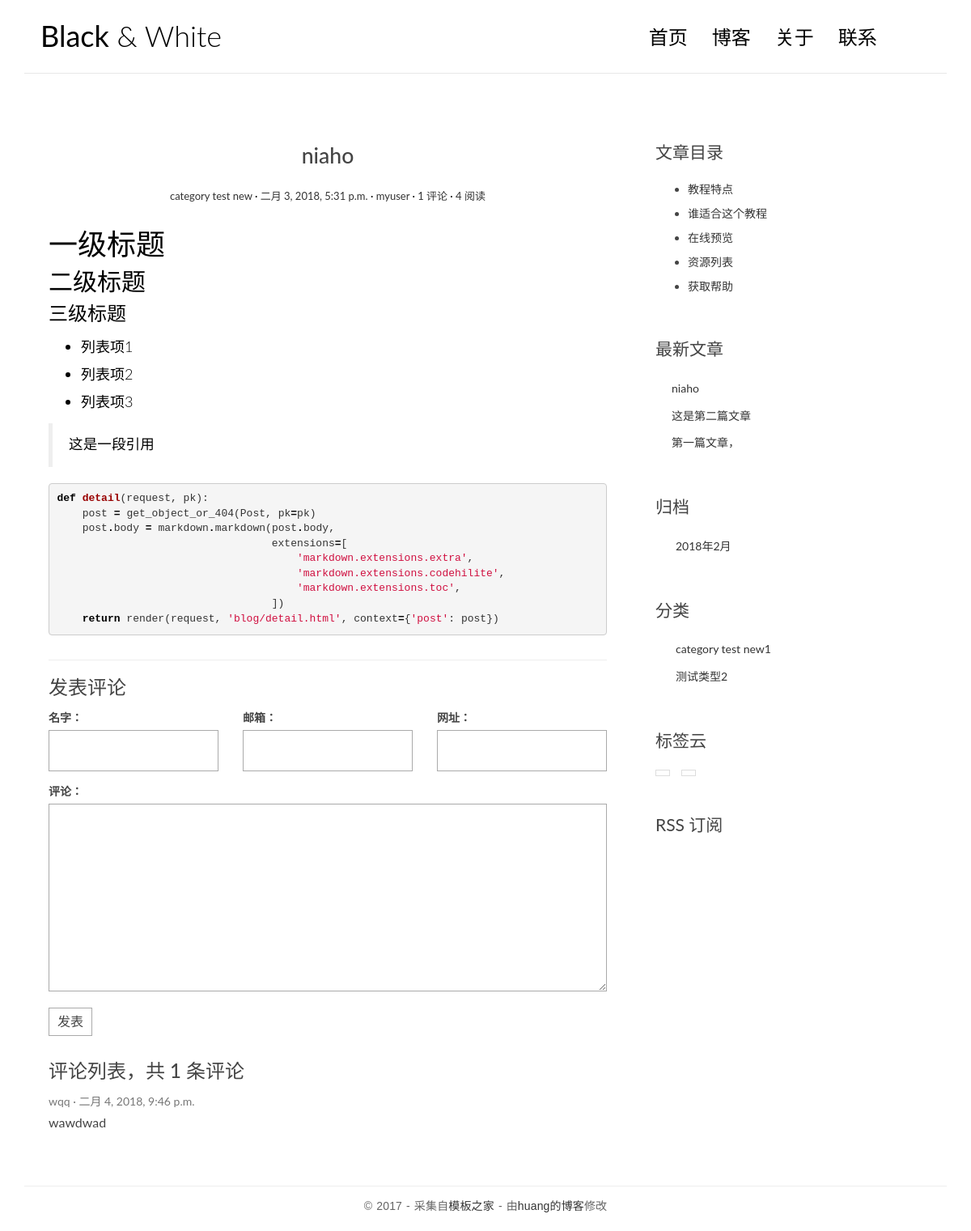
Screenshot of /blog/post/4/ with the database file from the repository.
### blog/models.py (models this page shows, shortened)
class Post(models.Model):
    title=models.CharField(max_length=70, verbose_name=u'文章标题')
    body=models.TextField(verbose_name=u'文章正文')
    created_time=models.DateTimeField(default=datetime.now, verbose_name=u'创建时间')
    modified_time=models.DateTimeField(default=datetime.now, verbose_name=u'最后修改时间')
    excerpt=models.CharField(max_length=200,blank=True, verbose_name=u'最后修改时间')
    category=models.ForeignKey(Category, on_delete=models.CASCADE, verbose_name=u'分类')
    tags=models.ManyToManyField(Tag,blank=True)
    author=models.ForeignKey(User, on_delete=models.CASCADE, verbose_name=u'用户')
    click_number=models.IntegerField(default=0, verbose_name=u'点击数')
    class Meta:
        ordering = ['-created_time']
        verbose_name = u'文章'
        verbose_name_plural = verbose_name

class Category(models.Model):
    name=models.CharField(max_length=100)

class Tag(models.Model):
    name=models.CharField(max_length=100)

### comments/models.py (models this page shows, shortened)
class Comment(models.Model):
    name=models.CharField(max_length=100, verbose_name=u'题目')
    email=models.EmailField(max_length=255, verbose_name=u'留言邮箱')
    url=models.URLField(blank=True)
    text = models.TextField(verbose_name=u'留言内容')
    created_time=models.DateTimeField(auto_now_add=True,)
    post = models.ForeignKey('blog.Post', on_delete=models.CASCADE, verbose_name=u'文章')

### blog/views.py (the view)
# urls.py: re_path('post/(?P<pk>[0-9]+)/', DetailView.as_view(),name='detail'),
class DetailView(View):
    def get(self, request, pk):
        active = Post.objects.get(pk=pk)
        active.click_number+=1
        active.save()
        active.body = markdown.markdown(active.body,
                                  extensions=[
                                      'markdown.extensions.extra',
                                      'markdown.extensions.codehilite',
                                      'markdown.extensions.toc',
                                  ])
        form = CommentForm()
        comment_list=active.comment_set.all()
        return render(request, 'detail.html', {
            'post': active,
            'form': form,
            'comment_list': comment_list,
        })

### comments/forms.py
class CommentForm(forms.ModelForm):
    class Meta:
        model =Comment
        fields=['name', 'email', 'url', 'text']

### blog/templatetags/blog_tags.py (called while the page is built)
@register.simple_tag
def get_recent_posts(num=5):
    return Post.objects.all().order_by('-created_time')[:num]

@register.simple_tag
def archives():
    return Post.objects.dates('created_time', 'month', order='DESC')

@register.simple_tag
def get_categories():
    return Category.objects.all()

@register.simple_tag
def get_alltags():
    return Tag.objects.all()

### templates/detail.html (shortened to what this page needs)
{% extends 'base.html' %}
{% load staticfiles %}
              {% block main %}
                <article class="post post-{{ post.pk }}">
                    <header class="entry-header">
                        <h1 class="entry-title">{{ post.title }}</h1>
                        <div class="entry-meta">
                            <span class="post-category"><a href="{% url 'blog:category' post.category.pk %}">{{ post.category.name }}</a></span>
                            <span class="post-date"><a href="#"><time class="entry-date"
                                                                      datetime="{{ post.created_time }}">{{ post.created_time }}</time></a></span>
                            <span class="post-author"><a href="#">{{ post.author }}</a></span>
                            <span class="comments-link"><a href="#">{{ post.comment_set.count }} 评论</a></span>
                            <span class="views-count"><a href="#">{{ post.click_number }} 阅读</a></span>
                        </div>
                    </header>
                    <div class="entry-content clearfix">
                        {{ post.body|safe }}
                    </div>
                </article>
                <section class="comment-area" id="comment-area">
                    <hr>
                    <h3>发表评论</h3>
                    <form action="{% url 'comments:post_comment' post.pk %}" method="post" class="comment-form">
                        <div class="row">
                            <div class="col-md-4">
                                <label for="{{ form.name.id_for_label }}">名字：</label>
                                {{ form.name }}
                            </div>
                            <div class="col-md-4">
                                <label for="{{ form.email.id_for_label }}">邮箱：</label>
                                {{ form.email }}
                            </div>
                            <div class="col-md-4">
                                <label for="{{ form.url.id_for_label }}">网址：</label>
                                {{ form.url }}
                            </div>
                            <div class="col-md-12">
                                <label for="{{ form.text.id_for_label }}">评论：</label>
                                {{ form.text }}
                                <button type="submit" class="comment-btn">发表</button>
                            </div>
                        </div>
                    </form>
                    <div class="comment-list-panel">
                        <h3>评论列表，共 <span>{{ post.comment_set.count }}</span> 条评论</h3>
                        <ul class="comment-list list-unstyled">
                            {% for comment in comment_list %}
                            <li class="comment-item">
                                 <span class="nickname">{{ comment.name }}</span>
                                 <time class="submit-date">{{ comment.created_time }}</time>
                                 <div class="text">
                                    {{ comment.text }}
                                 </div>
                            </li>
                            {% empty %}
                            暂无评论
                            {% endfor %}
                        </ul>
                    </div>
                </section>
              {% endblock main %}
              {% block toc %}
                <div class="widget widget-content">
                    <h3 class="widget-title">文章目录</h3>
                    <ul>
                        <li>
                            <a href="#">教程特点</a>
                        </li>
                        <li>
                            <a href="#">谁适合这个教程</a>
                        </li>
                        <li>
                            <a href="#">在线预览</a>
                        </li>
                        <li>
                            <a href="#">资源列表</a>
                        </li>
                        <li>
                            <a href="#">获取帮助</a>
                        </li>
                    </ul>
                </div>
              {% endblock toc %}

### templates/base.html (shortened to what this page needs)
{%load staticfiles %}
{% load blog_tags %}
<!DOCTYPE html>
<html>
<head>
    <link rel="stylesheet" href="http://code.ionicframework.com/ionicons/2.0.1/css/ionicons.min.css">
    <link rel="stylesheet" href="{% static 'css/bootstrap.min.css' %}">
    <link rel="stylesheet" href="{% static 'css/pace.css' %}">
    <link rel="stylesheet" href="{% static 'css/custom.css' %}">
    <link rel="stylesheet" href="{% static 'css/highlights/github.css' %}">
</head>
<body>
<div class="container">
    <header id="site-header">
        <div class="row">
            <div class="col-md-4 col-sm-5 col-xs-8">
                <div class="logo">
                    <h1><a href="{% url 'index' %}"><b>Black</b> &amp; White</a></h1>
                </div>
            </div>
            <div class="col-md-8 col-sm-7 col-xs-4">
                <nav class="main-nav" role="navigation">
                    <div class="collapse navbar-collapse" id="bs-example-navbar-collapse-1">
                        <ul class="nav navbar-nav navbar-right">
                            <li class="cl-effect-11"><a href="{% url 'index' %}" data-hover="首页">首页</a></li>
                            <li class="cl-effect-11"><a href="{% url 'index' %}" data-hover="博客">博客</a></li>
                            <li class="cl-effect-11"><a href="{% url 'blog:about' %}" data-hover="关于">关于</a></li>
                            <li class="cl-effect-11"><a href="{% url 'blog:connect' %}" data-hover="联系">联系</a></li>
                        </ul>
                    </div>
                </nav>
            </div>
        </div>
    </header>
</div>
<div class="content-body">
    <div class="container">
        <div class="row">
            <main class="col-md-8">
                {% block main %}
                {% endblock main %}
            </main>
            <aside class="col-md-4">
              {% block toc %}
              {% endblock toc %}
                <div class="widget widget-recent-posts">
                    <h3 class="widget-title">最新文章</h3>
                    {% get_recent_posts as recent_post_list %}
                    <ul>
                        {% for post in recent_post_list %}
                        <li>
                            <a href="{% url 'blog:detail' post.pk %}">{{ post.title }}</a>
                        </li>
                        <li>
                        {% empty %}
                        暂无文章!
                        {% endfor %}
                    </ul>
                </div>
                <div class="widget widget-archives">
                    <h3 class="widget-title">归档</h3>
                    {% archives as date_list %}
                    <ul>
                        {% for date in date_list %}
                        <li>
                            <a href="{% url 'blog:archives' date.year date.month %}">
                               {{ date.year }}年{{ date.month }}月
                            </a>
                        </li>
                        {% empty %}
                        暂无归档！
                        {% endfor %}
                    </ul>
                </div>
                <div class="widget widget-category">
                    <h3 class="widget-title">分类</h3>
                    {% get_categories as category_list %}
                    <ul>
                        {% for category in category_list %}
                        <li>
                            <a href="{% url 'blog:category' category.pk %}">{{ category.name }}<span class="post-count">{{ category.post_set.count }}</span></a>
                        </li>
                        {% empty %}
                        暂无分类！
                        {% endfor %}
                    </ul>
                </div>
                <div class="widget widget-tag-cloud">
                    <h3 class="widget-title">标签云</h3>
                    {% get_alltags as tag_list %}
                    <ul>
                        {% for tag in tag_list %}
                        <li>
                        </li>
                        {% empty %}
                        暂无标签!
                        {% endfor %}
                    </ul>
                </div>
                <div class="rss">
                    <a href=""> RSS 订阅</a>
                </div>
            </aside>
        </div>
    </div>
</div>
<footer id="site-footer">
    <div class="container">
        <div class="row">
            <div class="col-md-12">
                <p class="copyright">&copy 2017 - 采集自<a href="http://www.cssmoban.com/"
                                                        target="_blank" title="模板之家">模板之家</a>
                    - 由<a href="http://blog.ihave20sp.xyz/" title="网页模板" target="_blank">huang的博客</a>修改
                </p>
            </div>
        </div>
    </div>
</footer>
</body>
</html>

### static/css/custom.css (style rules this page uses)
* { outline: none; }
h1, h2, h3, h4, h5, h6 { margin-top: 0; }
b { font-weight: 400; }
a { color: #333; }
body { color: #444; font-family: 'Lato', sans-serif; }
p { font-family: 'Ubuntu', sans-serif; font-weight: 400; word-spacing: 1px; letter-spacing: 0.01em; }
#site-header { background-color: #FFF; padding: 25px 20px; margin-bottom: 40px; border-bottom: 1px solid #e7e7e7; }
.logo h1 a { color: #000; }
.logo h1 { margin: 0; font-family: 'Lato', sans-serif; font-weight: 300; }
.main-nav { margin-top: 11px; max-width: 95%; }
.main-nav a { color: #000000 !important; padding: 0 0 5px 0 !important; margin-right: 30px; font-family: 'Lato', sans-serif; font-weight: 300; font-size: 24px; }
.cl-effect-11 a { padding: 10px 0; color: #0972b4; text-shadow: none; }
.cl-effect-11 a::before { position: absolute; top: 0; left: 0; overflow: hidden; padding: 0 0 5px 0 !important; max-width: 0; border-bottom: 1px solid #000; color: #000; content: attr(data-hover); white-space: nowrap; -webkit-transition: max-width 0.5s; -moz-transition: max-width 0.5s; transition: max-width 0.5s; }
.content-body { padding-bottom: 4em; }
.post { background: #fff; padding: 30px 30px 0; }
.entry-title { text-align: center; font-size: 1.9em; margin-bottom: 20px; line-height: 1.6; padding: 10px 20px 0; }
.entry-meta { text-align: center; color: #DDDDDD; font-size: 13px; margin-bottom: 30px; }
.entry-content { font-size: 18px; line-height: 1.9; font-weight: 300; color: #000; }
.post-category::after, .post-date::after, .post-author::after, .comments-link::after { content: ' ·'; color: #000; }
.widget { background: #fff; padding: 30px 0 0; }
.widget-title { font-size: 1.5em; margin-bottom: 20px; line-height: 1.6; padding: 10px 0 0; font-weight: 400; }
.widget-recent-posts ul { padding: 0; margin: 0; padding-left: 20px; }
.widget-recent-posts ul li { list-style-type: none; position: relative; line-height: 170%; margin-bottom: 10px; }
.widget-recent-posts ul li::before { content: '\f3d3'; font-family: "Ionicons"; position: absolute; left: -17px; top: 3px; font-size: 16px; color: #000; }
.widget-archives ul { padding: 0; margin: 0; padding-left: 25px; }
.widget-archives ul li { list-style-type: none; position: relative; line-height: 170%; margin-bottom: 10px; }
.widget-archives ul li::before { content: '\f3f3'; font-family: "Ionicons"; position: absolute; left: -25px; top: 1px; font-size: 16px; color: #000; }
.widget-category ul { padding: 0; margin: 0; padding-left: 25px; }
.widget-category ul li { list-style-type: none; position: relative; line-height: 170%; margin-bottom: 10px; }
.widget-category ul li::before { content: '\f3fe'; font-family: "Ionicons"; position: absolute; left: -25px; top: 1px; font-size: 18px; color: #000; }
.widget-tag-cloud ul { padding: 0; margin: 0; margin-right: -10px; }
.widget-tag-cloud ul li { list-style-type: none; font-size: 13px; display: inline-block; margin-right: 10px; margin-bottom: 10px; padding: 3px 8px; border: 1px solid #ddd; }
.widget-content ul li { margin-bottom: 10px; }
.rss { font-size: 21px; margin-top: 30px; }
.rss a { color: #444; }
#site-footer { padding-top: 10px; padding: 0 0 1.5em 0; }
.copyright { text-align: center; padding-top: 1em; margin: 0; border-top: 1px solid #eee; color: #666; }
.contact-form input, .comment-form input { border: 1px solid #aaa; margin-bottom: 15px; width: 100%; padding: 15px 15px; font-size: 16px; line-height: 100%; transition: 0.4s border-color linear; }
.contact-form textarea, .comment-form textarea { border: 1px solid #aaa; margin-bottom: 15px; width: 100%; padding: 15px 15px; font-size: 16px; line-height: 20px !important; min-height: 183px; transition: 0.4s border-color linear; }
.comment-area { padding: 0 30px 0; }
.comment-form { margin-top: 15px; }
.comment-form .comment-btn { background-color: #fff; border: 1px solid #aaa; font-size: 16px; padding: 5px 10px; }
.comment-list-panel { margin-top: 30px; }
.comment-list { margin-top: 15px; }
.comment-item .nickname, .comment-item .submit-date { color: #777; font-size: 14px; }
.comment-item .nickname:after { content: ' ·'; }
.comment-item .text { padding-top: 5px; font-size: 16px; }

### static/css/highlights/github.css (style rules this page uses)
.codehilite .k { color: #000000; font-weight: bold }
.codehilite .o { color: #000000; font-weight: bold }
.codehilite .nf { color: #990000; font-weight: bold }
.codehilite .w { color: #bbbbbb }
.codehilite .s1 { color: #d01040 }

### rows the page displays
Post: title "niaho", category.name "category test new", created_time "二月 3, 2018, 5:31 p.m.", author "myuser", comment_set.count "1", click_number "4", body "一级标题 二级标题 三级标题 列表项1 列表项2 列表项3 这是一段引用 def detail ( request , pk ): post = get_object_or_404 ( Post , pk = pk ) post . body = markdown . markdown ( post . body , extensions = [ 'markdown.extensions.extra' , 'markdown.extensions.codehilite' , 'markdown.extensions.toc' , ]) return render ( request , 'blog/detail.html' , context = { 'post' : post })"
Comment: name "wqq", created_time "二月 4, 2018, 9:46 p.m.", text "wawdwad"
Post: title "这是第二篇文章"
Post: title "第一篇文章，"
Category: name "category test new", post_set.count "1"
Category: name "测试类型", post_set.count "2"

### other values shown
{{ date.year }} "2018"
{{ date.month }} "2"
